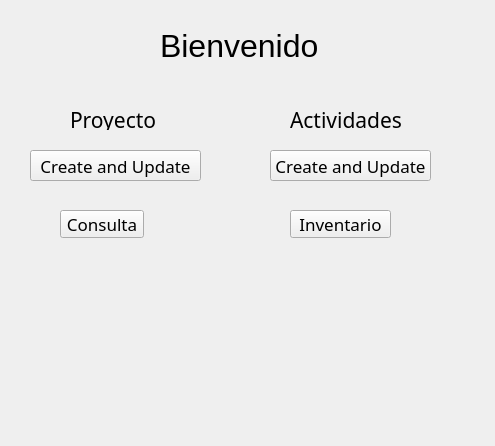
<?xml version="1.0" encoding="UTF-8"?>
<ui version="4.0">
 <class>MainWindow</class>
 <widget class="QMainWindow" name="MainWindow">
  <property name="geometry">
   <rect>
    <x>0</x>
    <y>0</y>
    <width>495</width>
    <height>446</height>
   </rect>
  </property>
  <property name="windowTitle">
   <string>Principal</string>
  </property>
  <property name="styleSheet">
   <string notr="true"/>
  </property>
  <widget class="QWidget" name="centralwidget">
   <widget class="QPushButton" name="btnCUProyecto">
    <property name="geometry">
     <rect>
      <x>30</x>
      <y>150</y>
      <width>171</width>
      <height>31</height>
     </rect>
    </property>
    <property name="font">
     <font>
      <family>Droid Sans</family>
      <pointsize>13</pointsize>
     </font>
    </property>
    <property name="text">
     <string>Create and Update</string>
    </property>
   </widget>
   <widget class="QPushButton" name="btnReadProyecto">
    <property name="geometry">
     <rect>
      <x>60</x>
      <y>210</y>
      <width>84</width>
      <height>28</height>
     </rect>
    </property>
    <property name="font">
     <font>
      <family>Droid Sans</family>
      <pointsize>13</pointsize>
     </font>
    </property>
    <property name="text">
     <string>Consulta</string>
    </property>
   </widget>
   <widget class="QPushButton" name="btnCUActividades">
    <property name="geometry">
     <rect>
      <x>270</x>
      <y>150</y>
      <width>161</width>
      <height>31</height>
     </rect>
    </property>
    <property name="font">
     <font>
      <family>Droid Sans</family>
      <pointsize>13</pointsize>
     </font>
    </property>
    <property name="text">
     <string>Create and Update</string>
    </property>
   </widget>
   <widget class="QPushButton" name="btnReadActividades">
    <property name="geometry">
     <rect>
      <x>290</x>
      <y>210</y>
      <width>101</width>
      <height>28</height>
     </rect>
    </property>
    <property name="font">
     <font>
      <family>Droid Sans</family>
      <pointsize>13</pointsize>
     </font>
    </property>
    <property name="text">
     <string>Inventario</string>
    </property>
   </widget>
   <widget class="QLabel" name="label_2">
    <property name="geometry">
     <rect>
      <x>160</x>
      <y>20</y>
      <width>241</width>
      <height>51</height>
     </rect>
    </property>
    <property name="font">
     <font>
      <family>Segoe UI</family>
      <pointsize>24</pointsize>
     </font>
    </property>
    <property name="text">
     <string>Bienvenido</string>
    </property>
   </widget>
   <widget class="QLabel" name="label_3">
    <property name="geometry">
     <rect>
      <x>70</x>
      <y>110</y>
      <width>101</width>
      <height>20</height>
     </rect>
    </property>
    <property name="font">
     <font>
      <family>Droid Sans</family>
      <pointsize>16</pointsize>
     </font>
    </property>
    <property name="text">
     <string>Proyecto</string>
    </property>
   </widget>
   <widget class="QLabel" name="label_4">
    <property name="geometry">
     <rect>
      <x>290</x>
      <y>110</y>
      <width>131</width>
      <height>20</height>
     </rect>
    </property>
    <property name="font">
     <font>
      <family>Droid Sans</family>
      <pointsize>16</pointsize>
     </font>
    </property>
    <property name="text">
     <string>Actividades</string>
    </property>
   </widget>
  </widget>
  <action name="actionAcerca_de">
   <property name="text">
    <string>Acerca de</string>
   </property>
  </action>
  <action name="actionEmpleados">
   <property name="text">
    <string>Empleados</string>
   </property>
  </action>
  <action name="actionUsuarios">
   <property name="text">
    <string>Usuarios</string>
   </property>
  </action>
  <action name="actionAjustes">
   <property name="text">
    <string>Ajustes</string>
   </property>
  </action>
  <action name="actionCerrar_Session">
   <property name="text">
    <string>Cerrar Sesion</string>
   </property>
  </action>
  <action name="actionClientes">
   <property name="text">
    <string>Clientes</string>
   </property>
  </action>
  <action name="actionProveedores">
   <property name="text">
    <string>Proveedores</string>
   </property>
  </action>
 </widget>
 <resources>
  <include location="imagenes/imagenes.qrc"/>
 </resources>
 <connections/>
</ui>
